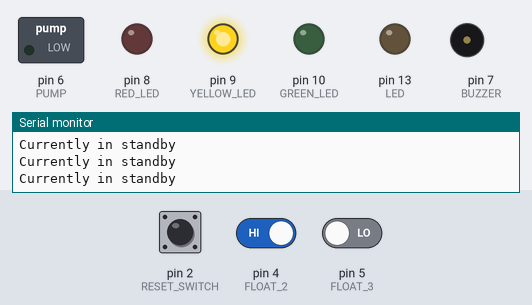
The sketch below on a simulated Arduino Uno, built with avr-gcc and run on an emulated ATmega328P. Parts: switched loads named in the sketch (green lamp = pin HIGH), output pins drawn as LEDs (lit = HIGH), buzzer (waves = sounding, pin HIGH), the last lines printed to the serial monitor. Inputs (shaded band) come from the test bench; at power-on: pin 4 (FLOAT_2) HIGH, pin 2 (RESET_SWITCH) LOW, pin 5 (FLOAT_3) LOW.

Above: at 4.2 s.
4.3 s: pin 4 (FLOAT_2) driven LOW
At 5.81 s:
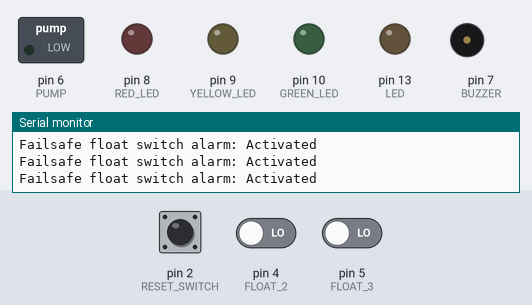
7.3 s: pin 2 (RESET_SWITCH) pulled HIGH for 0.15 s
At 8.1 s:
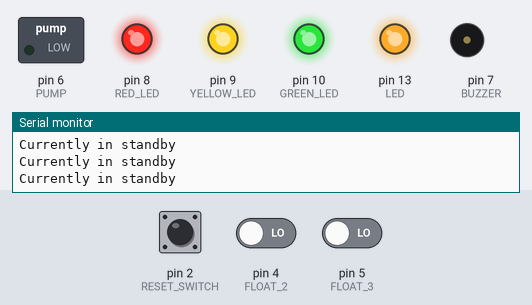
11.9 s: pin 5 (FLOAT_3) driven HIGH
At 12.82 s:
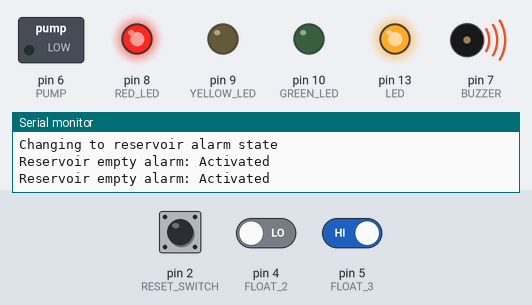
14.9 s: pin 2 (RESET_SWITCH) pulled HIGH for 1 s
At 15.7 s:
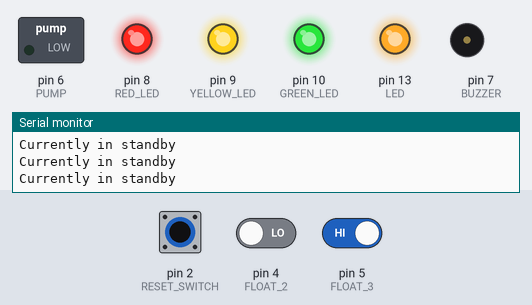
Timing chart, 0 to 17.9 s (numbered marks = the images above; inputs shaded):
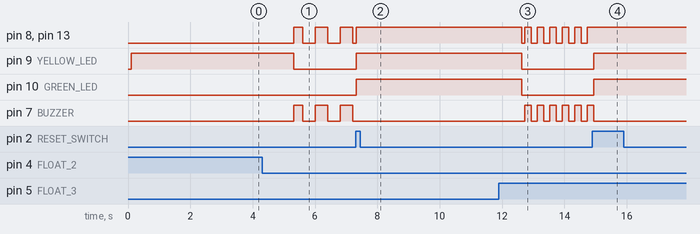

The sketch:

ato.ino
```cpp
const int RESET_SWITCH = 2;
const int FLOAT_1 = 3; // Float 1 is the primary float used to activate the pump
const int FLOAT_2 = 4; // Float 2 is the fail-safe switch. An alarm will go off when it's triggered
const int FLOAT_3 = 5; // Float 3 is the reservoir warning switch

const int PUMP = 6; // 12v DC pump
const int BUZZER = 7; // audible alarm

const int GREEN_LED = 10; // Pump is on
const int YELLOW_LED = 9; // Unit is on standby
const int RED_LED = 8; // error state / not operational indicator
const int LED = 13;

const int DELAY_MS = 100; // delay in ms
const unsigned long PUMP_BOUNCE_MS = 10000; // minimum time between pump being activated to stop burnout
const unsigned long PUMP_MAX_ON_MS = 60000; // maximum time pump can be on
const unsigned long STANDBY_MS = 5000; // how long unit remains in standby

// different patterns for the buzzer to
// indicate what errors occurred
const int BUZZER_PATTERN[3][8] = {
  { 1, 1, 1, 1, 1, 1, 1, 1 }, // Pump has been on too long alarm
  { 1, 1, 1, 1, 0, 0, 0, 0 }, // Fail safe float has been activated
  { 0, 0, 1, 1, 0, 0, 1, 1 }  // Reservoir float has been activated
};

// Different states for the system
enum State {
  kOperational,
  kPumpOn,
  kPumpMaxOnAlarm,
  kFailsafeAlarm,
  kReservoirAlarm,
  kStandby
};

State current_state = kStandby;
unsigned long standby_timer = 0;
unsigned long pump_on_timer = 0;
unsigned long pump_off_timer = PUMP_BOUNCE_MS + 1;

/**
Setup our initial state
**/
void setup() {
  // Set pins up
  pinMode(RESET_SWITCH, INPUT);
  pinMode(FLOAT_1, INPUT);
  pinMode(FLOAT_2, INPUT);
  pinMode(FLOAT_3, INPUT);
  pinMode(PUMP, OUTPUT);
  pinMode(BUZZER, OUTPUT);
  pinMode(RED_LED, OUTPUT);
  pinMode(YELLOW_LED, OUTPUT);
  pinMode(GREEN_LED, OUTPUT);
  pinMode(LED, OUTPUT);

  // start serial output for logging
  Serial.begin(9600);

  current_state = kStandby;
}

/**
Sound the alarm
**/
void sound_alarm(int alarm_index) {
  static int index = 0;
  index = (index + 1) % 8;
  if (BUZZER_PATTERN[alarm_index][index] == 1) {
    digitalWrite(RED_LED, HIGH);
    digitalWrite(LED, HIGH);
    digitalWrite(BUZZER, HIGH);
  } else {
    digitalWrite(RED_LED, LOW);
    digitalWrite(LED, LOW);
    digitalWrite(BUZZER, LOW);
  }

  digitalWrite(YELLOW_LED, LOW);
  digitalWrite(GREEN_LED, LOW);
}
/**
Main execution code.
**/
void loop() {
  delay(DELAY_MS); // Everything is done in 1/10th second increments

  if (digitalRead(RESET_SWITCH) == HIGH && current_state != kStandby) {
    Serial.println("Reset Switch: Activated");
    current_state = kStandby;
    standby_timer = 0;
    pump_on_timer = 0;
    pump_off_timer = PUMP_BOUNCE_MS + 1;

    // turn on all LEDs
    digitalWrite(RED_LED, HIGH);
    digitalWrite(YELLOW_LED, HIGH);
    digitalWrite(GREEN_LED, HIGH);
    digitalWrite(LED, HIGH);

    digitalWrite(PUMP, LOW);
    digitalWrite(BUZZER, LOW);

  } else if (current_state == kPumpMaxOnAlarm) {
    /**
    This alarm code is activated when the pump has been on for too long
    **/
    digitalWrite(PUMP, LOW);
    sound_alarm(0);
    Serial.println("Pump max on alarm: Activated");

  } else if (current_state == kFailsafeAlarm) {
    /**
    This alarm code is activated when the failsafe float has been activated
    **/
    sound_alarm(1);
    Serial.println("Failsafe float switch alarm: Activated");

  } else if (current_state == kReservoirAlarm) {
    /**
    This alarm code is activated when the reservoir float switch has been tipped
    **/
    sound_alarm(2);
    Serial.println("Reservoir empty alarm: Activated");

  } else if (current_state == kStandby) {
    /**
    Unit is in standby mode. Wait until timer expires then move to
    operational state
    **/
    Serial.println("Currently in standby");
    digitalWrite(YELLOW_LED, HIGH);
    standby_timer += DELAY_MS;
    if (standby_timer > STANDBY_MS) {
      current_state = kOperational;
      Serial.println("Changing to operational state");
    }

  } else if (digitalRead(FLOAT_3) == HIGH) {
    current_state = kReservoirAlarm;
    digitalWrite(PUMP, LOW);
    Serial.println("Changing to reservoir alarm state");

  } else if (digitalRead(FLOAT_2) == LOW) {
    current_state = kFailsafeAlarm;
    digitalWrite(PUMP, LOW);
    Serial.println("Changing to failsafe alarm state");

  } else if (digitalRead(FLOAT_1) == HIGH && current_state != kPumpOn) {
    if (pump_off_timer > PUMP_BOUNCE_MS) {
      current_state = kPumpOn;
      digitalWrite(PUMP, HIGH);
      digitalWrite(GREEN_LED, HIGH);
      pump_on_timer = 0;
      pump_off_timer = 0;
      Serial.println("Switching pump on");
    } else {
      Serial.print("Pump still in bounce. Pump off timer: ");
      Serial.print(pump_off_timer);
      Serial.print("ms / ");
      Serial.print(PUMP_BOUNCE_MS);
      Serial.print("ms\n");
      pump_off_timer += DELAY_MS;
    }

  } else if (digitalRead(FLOAT_1) != HIGH && current_state == kPumpOn) {
    /**
    Pump is on, switch it off
    **/
    current_state = kOperational;
    digitalWrite(PUMP, LOW);
    digitalWrite(GREEN_LED, LOW);
    Serial.println("Switching pump off");

  } else if (current_state == kPumpOn) {
    /**
    Ensure the pump has not been running for too long
    **/
    pump_on_timer += DELAY_MS;
    pump_off_timer = 0;
    Serial.print("Pump on for ");
    Serial.print(pump_on_timer);
    Serial.print("ms\n");
    if (pump_on_timer > PUMP_MAX_ON_MS) {
      Serial.print("Pump on timer: ");
      Serial.print(pump_on_timer);
      Serial.print("; Pump max on ms: ");
      Serial.print(PUMP_MAX_ON_MS);
      Serial.print("\n");
      digitalWrite(PUMP, LOW);
      current_state = kPumpMaxOnAlarm;
    }

  } else if (current_state == kOperational) {
    /**
    Standard operational mode
    **/
    digitalWrite(RED_LED, LOW);
    digitalWrite(YELLOW_LED, LOW);
    digitalWrite(GREEN_LED, LOW);
    digitalWrite(LED, HIGH);

    pump_off_timer += DELAY_MS;
    Serial.println("...");

  } else {
    Serial.println("Shouldn't have gotten here... whoops!");

  }
}
```

Measured:
- after the input at 4.3 s, pin 8 (RED_LED), pin 7 (BUZZER): LOW → HIGH after 1.0 s, then repeats every 0.80 s: LOW 0.40 s, HIGH 0.40 s
- after the input at 7.3 s, pin 9 (YELLOW_LED), pin 10 (GREEN_LED): LOW → HIGH at once; pin 7 (BUZZER): stops changing and stays LOW
- after the input at 11.9 s, pin 7 (BUZZER): alternates HIGH for 0.20 s and LOW for 0.20 s, starting after 0.83 s
- after the input at 14.9 s, pin 8 (RED_LED), pin 13 (LED): stops changing and stays HIGH; pin 9 (YELLOW_LED), pin 10 (GREEN_LED): LOW → HIGH at once; pin 7 (BUZZER): goes on until 14.9 s, then stays LOW
